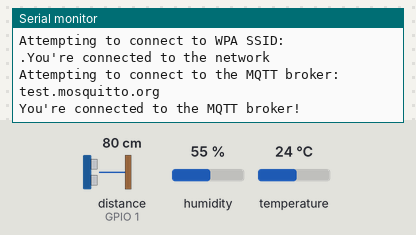
Simulated run of this sketch. Board: ESP8266 (NodeMCU). On the bench: the last lines printed to the serial monitor. The inputs (shaded band) are chosen by the test bench; at power-on: distance to the obstacle (sensor on GPIO 1) 80 cm, humidity 55 %, temperature 24 °C. The echo pulse lasts 58.3 µs per cm; WiFi joins after 1.5 s; servers stay silent unless stated; no MQTT or app messages arrive unless stated.

Above: at 6.2 s.
6.3 s: distance to the obstacle (sensor on GPIO 1) set to 2 cm
At 7.8 s:
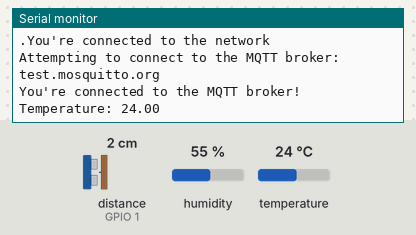
11.6 s: humidity set to 22 %
At 12.5 s:
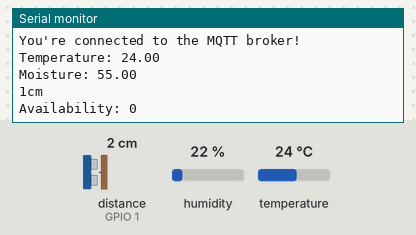
21.6 s: temperature set to 12 °C
At 26.4 s:
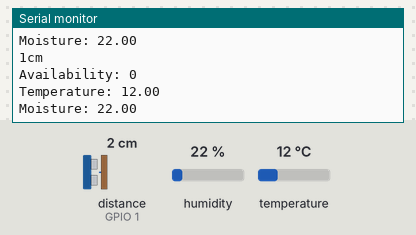
26.5 s: distance to the obstacle (sensor on GPIO 1) set to 4 cm
At 28.0 s:
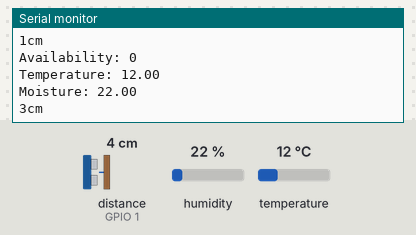
31.4 s: humidity set to 40 %
At 31.4 s:
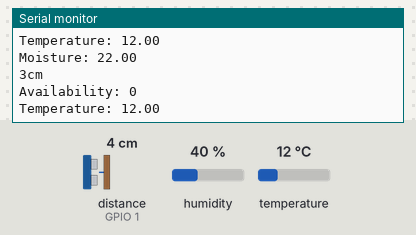
Timing chart, 0 to 34.4 s (numbered marks = the images above; inputs shaded):
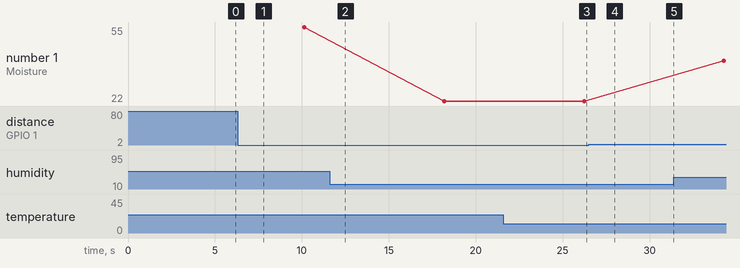

Measured:
- after the input at 21.6 s, the serial monitor: prints a new line after 1.6 s (image 3)
- after the input at 26.5 s, the serial monitor: prints a new line after 0.73 s (image 4)
- plotted number 1: 55 → 22 after the input at 11.6 s, 22 → 40 after the input at 31.4 s

The sketch:

arduino_sketch.ino
```cpp
#include <ArduinoMqttClient.h>
#if defined(ARDUINO_SAMD_MKRWIFI1010) || defined(ARDUINO_SAMD_NANO_33_IOT) || defined(ARDUINO_AVR_UNO_WIFI_REV2)
  #include <WiFiNINA.h>
#elif defined(ARDUINO_SAMD_MKR1000)
  #include <WiFi101.h>
#elif defined(ARDUINO_ARCH_ESP8266)
  #include <ESP8266WiFi.h>
#elif defined(ARDUINO_PORTENTA_H7_M7) || defined(ARDUINO_NICLA_VISION) || defined(ARDUINO_ARCH_ESP32) || defined(ARDUINO_GIGA)
  #include <WiFi.h>
#endif

#include <DHT.h>
#define DHT11PIN 6
#define DHTTYPE DHT11

#include "arduino_secrets.h"
///////please enter your sensitive data in the Secret tab/arduino_secrets.h
char ssid[] = SECRET_SSID;    // your network SSID (name)
char pass[] = SECRET_PASS;    // your network password (use for WPA, or use as key for WEP)

// To connect with SSL/TLS:
// 1) Change WiFiClient to WiFiSSLClient.
// 2) Change port value from 1883 to 8883.
// 3) Change broker value to a server with a known SSL/TLS root certificate
//    flashed in the WiFi module.

WiFiClient wifiClient;
MqttClient mqttClient(wifiClient);

const char broker[] = "test.mosquitto.org";
int        port     = 1883;
const char availabilityTopic[] = "ICC452-1/swiftspot/spot1/availability";
const char temperatureTopic[] = "ICC452-1/swiftspot/spot1/temperature";
const char moistureTopic[] = "ICC452-1/swiftspot/spot1/humidity";

int trigPin = 0;    // Trigger
int echoPin = 1;    // Echo
long duration, cm, inches;

DHT dht(DHT11PIN, DHTTYPE);
float h,tc;

float temperature;
float moisture;
bool availability;

void setup() {
  //Initialize serial and wait for port to open:
  Serial.begin(9600);
  while (!Serial) {
    ; // wait for serial port to connect. Needed for native USB port only
  }

  // attempt to connect to WiFi network:
  Serial.print("Attempting to connect to WPA SSID: ");
  Serial.println(ssid);
  while (WiFi.begin(ssid, pass) != WL_CONNECTED) {
    // failed, retry
    Serial.print(".");
    delay(5000);
  }

  Serial.println("You're connected to the network");
  Serial.println();

  // You can provide a unique client ID, if not set the library uses Arduino-millis()
  // Each client must have a unique client ID
  // mqttClient.setId("clientId");

  // You can provide a username and password for authentication
  // mqttClient.setUsernamePassword("username", "password");

  Serial.print("Attempting to connect to the MQTT broker: ");
  Serial.println(broker);

  if (!mqttClient.connect(broker, port)) {
    Serial.print("MQTT connection failed! Error code = ");
    Serial.println(mqttClient.connectError());

    while (1);
  }

  Serial.println("You're connected to the MQTT broker!");
  Serial.println();

  dht.begin();

  pinMode(trigPin, OUTPUT);
  pinMode(echoPin, INPUT);
}

void loop() {
  // call poll() regularly to allow the library to send MQTT keep alives which
  // avoids being disconnected by the broker
  mqttClient.poll();

  // to avoid having delays in loop, we'll use the strategy from BlinkWithoutDelay
  // see: File -> Examples -> 02.Digital -> BlinkWithoutDelay for more info

  readTemperature();
  Serial.print("Temperature: ");
  Serial.println(tc);

  mqttClient.beginMessage(temperatureTopic);
  mqttClient.println(tc);
  mqttClient.endMessage();

  delay(1000);

  readMoisture();
  Serial.print("Moisture: ");
  Serial.println(h);

  mqttClient.beginMessage(moistureTopic);
  mqttClient.println(h);
  mqttClient.endMessage();

  delay(1000);

  availability = readAvailability();
  Serial.print("Availability: ");
  Serial.println(availability);

  mqttClient.beginMessage(availabilityTopic);
  mqttClient.println(availability);
  mqttClient.endMessage();

  delay(1000);
}

void readTemperature(){
  delay(2000);
  tc = dht.readTemperature();
}

void readMoisture(){
  delay(2000);
  h = dht.readHumidity();

}

bool readAvailability(){
  digitalWrite(trigPin, LOW);
  delayMicroseconds(5);
  digitalWrite(trigPin, HIGH);
  delayMicroseconds(10);
  digitalWrite(trigPin, LOW);

    // Read the signal from the sensor: a HIGH pulse whose
  // duration is the time (in microseconds) from the sending
  // of the ping to the reception of its echo off of an object.
  duration = pulseIn(echoPin, HIGH);

  // Convert the time into a distance
  cm = (duration/2) / 29.1;     // Divide by 29.1 or multiply by 0.0343

  Serial.print(cm);
  Serial.print("cm");
  Serial.println();

  delay(1000);

  if(cm<8.0){
    return false;
  }else{
    return true;
  }
}
```

arduino_secrets.h
```cpp
#define SECRET_SSID " "
#define SECRET_PASS " "
```
